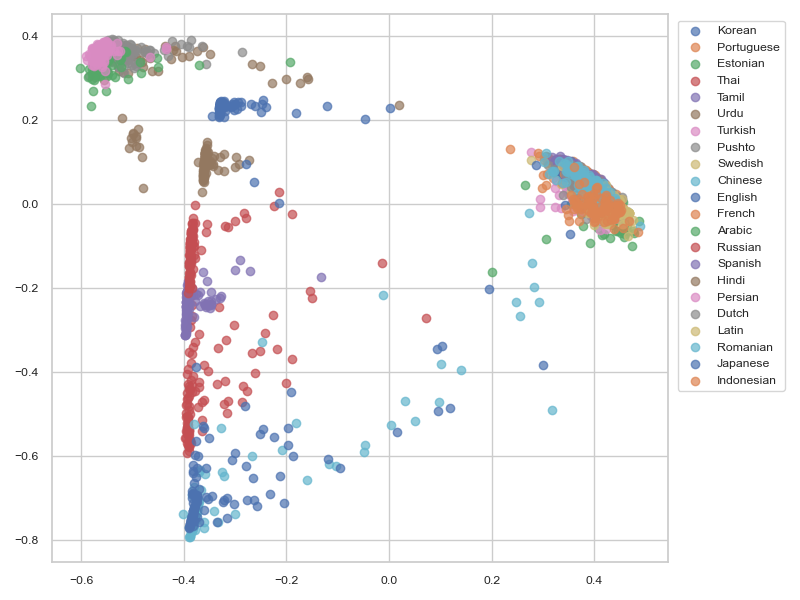
#> input picture reports/milestone-1/fig/char_unigram_val_set_pca.png, 800 x 600 px
$ jupyter execute --allow-errors vocab_size.ipynb
#> lines starting #> are read from the running program, lines starting #| are printed output that depends on the picture
# Impact of vocabulary size
For the baselines we represent documents as character or word uni-grams. We can control the size of the vocabulary by setting the maximum number of features to extract. More features will result in a larger vocabulary, which may improve the model's performance. However, a larger vocabulary also increases the computational cost of training and inference. In this experiment, we investigate the impact of the vocabulary size on the performance of the Naive Bayes classifier. Before we start, let us define the notion of vocabulary coverage.

The vocabulary coverage is the proportion of tokens in the training data that are covered by the vocabulary. A coverage of 100% means that all tokens in the training data are included in the vocabulary. We will use the coverage as a measure of how well the vocabulary represents the training data. Formally, the token-level coverage can be defined as follows:

$$
\text{Coverage} = \frac{\sum_{i=1}^{N} \mathbf{1} (t_i \in V)}{N}
$$

where $N$ is the number of tokens in the training data, $t_i$ is the $i$-th token, and $V$ is the vocabulary.

## Character uni-grams
Let us start by evaluating the performance of the Naive Bayes classifier on character uni-grams with different vocabulary sizes.

[cell 1]
# Test different vocab sizes for char uni-grams

The following table shows a summary of the results for the validation set:

| vocab_size | coverage | accuracy | F1  |
|------------|----------|----------|-----|
| 256        | 92%      | 96%      | 96% |
| 512        | 95.8%    | 96%      | 97% |
| 1024       | 98%      | 96%      | 96% |
| 8192       | 100%     | 94%      | 94% |

We observe that coverage increases with higher vocabulary sizes. However, the model's performance does not improve significantly with larger vocabularies. In fact, the accuracy and F1 score decrease when the vocabulary size is set to 8192. This suggests that too many character uni-grams introduce noise rather than improving the model’s discrimination power. Overfitting to rare character sequences could explain this decline.

Furthermore, if we take a look at the individual languages, we can see that it performs well for most languages, except English. While recall is good (0.99), precision is low (0.66). It suggests the model captures most English samples but at the cost of misclassifying others as English. In fact, if we take a look at the confusion matrix, we can see that the model makes the most misclassification in the English column. Most of the time it falsely predicts Dutch (17), then Latin and Spanish (8) and finally French (6). This might be due to character overlap between English and these languages Especially Romance (Latin, Spanish, French) and Germanic languages (Dutch) share many characters with English.

## Word uni-grams
Let us evaluate the performance of the Naive Bayes classifier on word uni-grams with different vocabulary sizes.

[cell 2]
# Test different vocab sizes for word uni-grams

The following table shows a summary of the results for the validation set:

| vocab_size | coverage | accuracy | f1  |
|------------|----------|----------|-----|
| 256        | 19.4%    | 82%      | 81% |
| 8192       | 43.3%    | 92%      | 92% |
| 131_072    | 64.7%    | 94%      | 94% |

Here, we also observe that coverage increases with higher vocabulary sizes. The model's performance improves with larger vocabularies, as the accuracy and F1 score increase. Compared to character uni-grams, we need way more features (256 vs. 131_072) to achieve comparable performance (still 2% worse). Configurations with even higher vocabulary sizes could not be tested on my machine due to memory constraints. Also note that differences between training set and validation set are way bigger for word uni-grams (~10%) than for character uni-grams (<1%). Character uni-grams seem to generalize better to unseen data.

Differences between languages are also present here. We examine very low recall for Chinese (0.31) and Japanese (0.35). This implies he model is missing a significant proportion of Chinese/Japanese tokens, resulting in many false negatives for those languages. This might be due to word segmentation issues, as Chinese and Japanese (CJK scripts in general) do not use spaces as word boundaries in the same way as purely alphabetic languages.

English is also overpredicted (precision = 0.39). This might because many languages contain loanwords from English (e.g. technology terms) and the model might be picking up on those. Let's examine.

We start by fitting the model and making some predictions.

[cell 3]
from copy import copy

from langlens.baseline.classifier import NaiveBayes
from sklearn.preprocessing import normalize

from langlens.data import load, split
#> (the rest of this cell did not finish here and is left out)

Now we can analyze the misclassifications of the model.

[cell 4]
import numpy as np
import pandas as pd

# Get true labels and predictions
#> (the rest of this cell did not finish here and is left out)

We indeed see a lot of English words in the misclassified samples. This suggests that the model is picking up on English loanwords in other languages, leading to false positives for English. However, in Chinese and Japanese, the two languages with the most false negatives, we do not always see English words. This might to be due to the aforementioned tokenization issues.

## Feature space representations
Let us compare the feature representations of the training data using PCA with two components of a configuration with lower coverage (word, 8192) and a configuration with higher coverage (char, 256).

[cell 5]
import matplotlib.pyplot as plt
import matplotlib.image as mpimg

# Load images
img1 = mpimg.imread('../reports/milestone-1/fig/char_unigram_val_set_pca.png')
#> img1 is the input picture: shape (600, 800, 4) float32; mean R, G, B, A 0.966, 0.962, 0.964, 1
img2 = mpimg.imread('../reports/milestone-1/fig/word_unigram_val_set_pca.png')
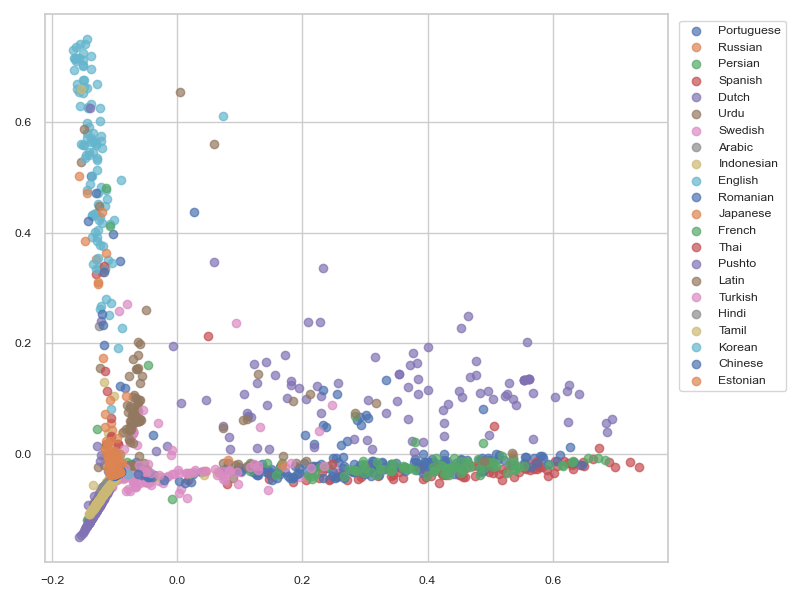
#> input picture reports/milestone-1/fig/word_unigram_val_set_pca.png, 800 x 600 px
#> img2 is the input picture: shape (600, 800, 4) float32; mean R, G, B, A 0.963, 0.963, 0.966, 1

# Create side-by-side display
fig, axes = plt.subplots(1, 2, figsize=(20, 20))

axes[0].imshow(img1)
axes[0].axis('off')
axes[0].set_title("Character uni-grams")

axes[1].imshow(img2)
axes[1].axis('off')
axes[1].set_title("Word uni-grams")

plt.show()
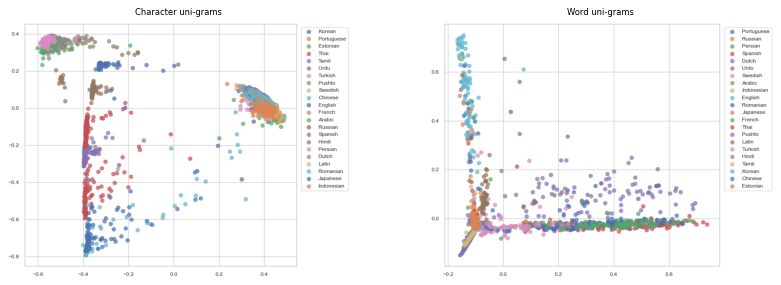
#> figure drawn by matplotlib, 2 panels
